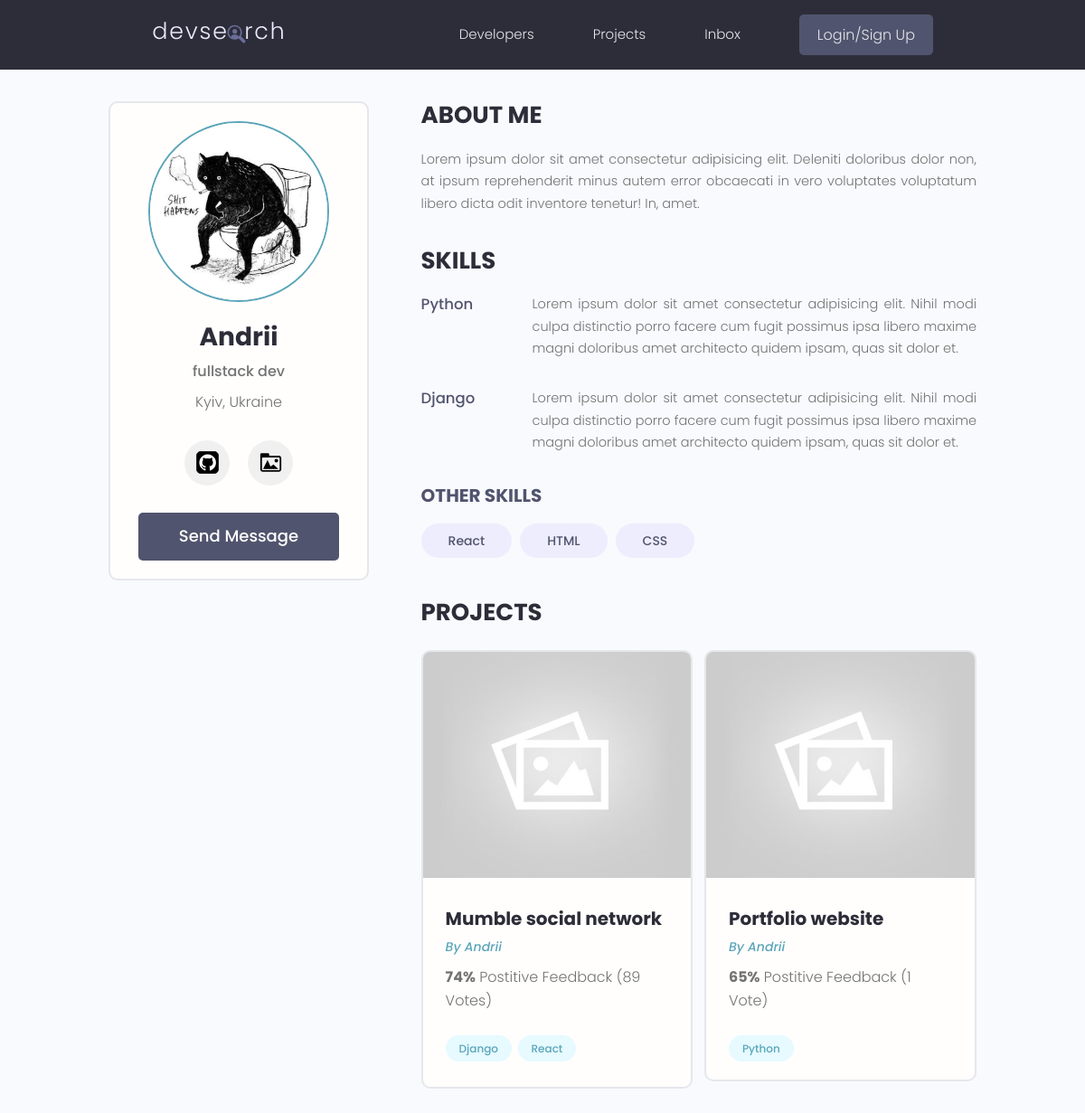
Before: /profile/5a00ce55-ddba-49ef-84ed-73f7a1bbae10 with the older database file.
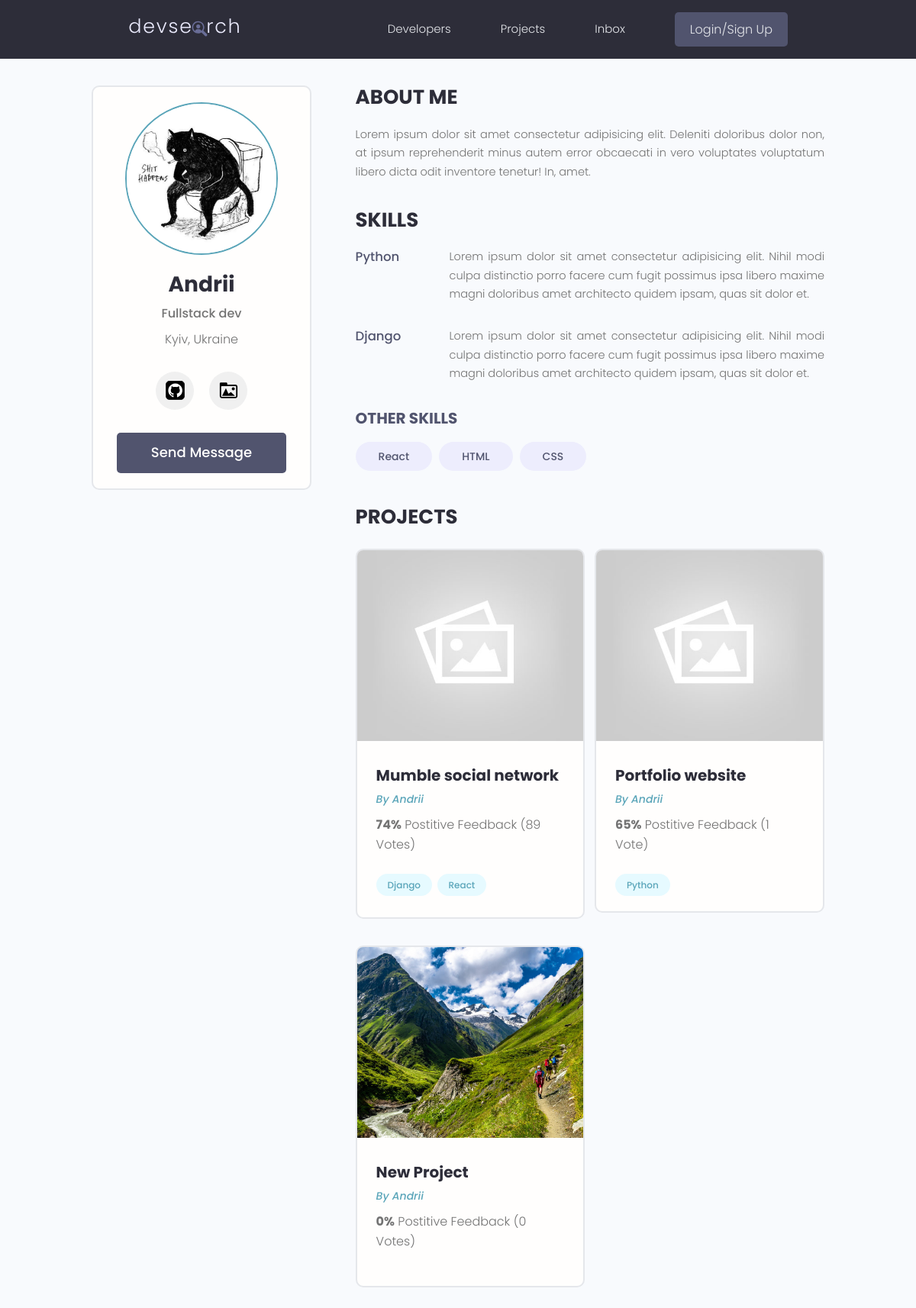
After: the same page with the newer database file.
### users/models.py (models this page shows, shortened)
class Profile(models.Model):
    user = models.OneToOneField(User, on_delete=models.CASCADE, null=True, blank=True)
    name = models.CharField(max_length=200, blank=True, null=True)
    email = models.EmailField(max_length=500, blank=True, null=True)
    username = models.CharField(max_length=200, blank=True, null=True)
    location = models.CharField(max_length=200, blank=True, null=True)
    short_intro = models.CharField(max_length=200, blank=True, null=True)
    bio = models.TextField(blank=True, null=True)
    profile_image = models.ImageField(null=True, blank=True, upload_to='profiles/', default="profiles/user-default.png")
    social_github = models.CharField(max_length=200, blank=True, null=True)
    social_twitter = models.CharField(max_length=200, blank=True, null=True)
    social_linkedin = models.CharField(max_length=200, blank=True, null=True)
    social_youtube = models.CharField(max_length=200, blank=True, null=True)
    social_website = models.CharField(max_length=200, blank=True, null=True)
    created=models.DateTimeField(auto_now_add=True)
    id = models.UUIDField(default=uuid.uuid4,unique=True,primary_key=True,editable=False)

class Skill(models.Model):
    owner=models.ForeignKey(Profile, on_delete=models.CASCADE, null=True, blank=True)
    name=models.CharField(max_length=200, blank=True, null=True)
    description=models.TextField(null=True, blank=True)
    created=models.DateTimeField(auto_now_add=True)
    id = models.UUIDField(default=uuid.uuid4,unique=True,primary_key=True,editable=False)
    def __str__(self):
        return self.name

### projects/models.py (models this page shows, shortened)
class Project(models.Model):
    owner = models.ForeignKey(Profile,null=True,blank=True,on_delete=models.SET_NULL)
    title=models.CharField(max_length=200)
    description=models.TextField(null=True,blank=True)
    featured_img=models.ImageField(null=True,blank=True,default='default.jpg')
    demo_link=models.CharField(max_length=2000,null=True,blank=True)
    source_link=models.CharField(max_length=2000,null=True,blank=True)
    tags=models.ManyToManyField('Tag',blank=True)
    vote_total=models.IntegerField(default=0,null=True,blank=True)
    vote_ratio=models.IntegerField(default=0,null=True,blank=True)
    created=models.DateTimeField(auto_now_add=True)
    id = models.UUIDField(default=uuid.uuid4,unique=True,primary_key=True,editable=False)

class Tag(models.Model):
    name=models.CharField(max_length=200)
    created=models.DateTimeField(auto_now_add=True)
    id = models.UUIDField(default=uuid.uuid4,unique=True,primary_key=True,editable=False)
    def __str__(self):
        return self.name

### users/views.py (the view)
# urls.py: path('profile/<str:pk>',views.userProfile,name='user-profile'),
def userProfile(request,pk):
    profile=Profile.objects.get(id=pk)
    topSkills=profile.skill_set.exclude(description__exact="")
    otherSkills=profile.skill_set.filter(description="")
    context={'profile':profile,'topSkills':topSkills,'otherSkills':otherSkills}
    return render(request,'users/user-profile.html',context)

### users/templates/users/user-profile.html (shortened to what this page needs)
{% extends 'main.html' %}
{% load static %}
{% block content %}
    <div class="container">
      <div class="layout">
        <div class="column column--1of3">
          <div class="card text-center">
            <div class="card__body dev">
              <img class="avatar avatar--xl" src="{{ profile.profile_image.url }}" />
              <h2 class="dev__name">{{ profile.name }}</h2>
              <p class="dev__title">{{ profile.short_intro }}</p>
              <p class="dev__location">{{ profile.location }}</p>
              <ul class="dev__social">
                {% if profile.social_github %}
                <li>
                  <a title="Github" href="{{ profile.social_github }}" target="_blank"><i class="im im-github"><img src="{% static 'images/profiles/icons/github-svgrepo-com.svg' %}" alt="GitHub"></i></a>
                </li>
                {% endif %}
                {% if profile.social_website %}
                <li>
                  <a title="Personal Website" href="{{ profile.social_website }}" target="_blank"><i class="im im-globe"><img src="{% static 'images/profiles/icons/portfolio-image-work-gallery-svgrepo-com.svg' %}" alt="Personal Page"></i></a>
                </li>
                {% endif %}
              </ul>
              <a href="#" class="btn btn--sub btn--lg">Send Message </a>
            </div>
          </div>
        </div>
        <div class="column column--2of3">
          <div class="devInfo">
            <h3 class="devInfo__title">About Me</h3>
            <p class="devInfo__about">{{ profile.bio }}</p>
          </div>
          <div class="devInfo">
            <h3 class="devInfo__title">Skills</h3>
            <div class="devInfo__skills">
              {% for skill in topSkills %}
              <div class="devSkill">
                <h4 class="devSkill__title">{{skill.name}}</h4>
                <p class="devSkill__info">
                {{skill.description}}
                </p>
              </div>
              {% endfor %}
              <h3 class="devInfo__subtitle">Other Skills</h3>
              <div class="devInfo__otherSkills">
                {% for skill in otherSkills %}
                <span class="tag tag--pill tag--sub tag--lg">
                  <small>{{skill}}</small>
                </span>
                {% endfor %}
              </div>
            </div>
          </div>
          <div class="devInfo">
            <h3 class="devInfo__title">Projects</h3>
            <div class="grid grid--two">
                {% for project in profile.project_set.all %}
              <div class="column">
                <div class="card project">
                  <a href="{% url 'project' project.id %}" class="project">
                    <img class="project__thumbnail" src="{{project.featured_img.url}}" alt="project thumbnail" />
                    <div class="card__body">
                      <h3 class="project__title">{{project.title}}</h3>
                      <p><a class="project__author" href="{% url 'user-profile' project.owner.id %}">By {{project.owner.name}}</a></p>
                      <p class="project--rating">
                        <span style="font-weight: bold;">{{project.vote_ratio}}%</span> Postitive
                        Feedback ({{project.vote_total}} Vote{{project.vote_total|pluralize:"s"}})
                      </p>
                      <div class="project__tags">
                        {% for tag in project.tags.all %}
                        <span class="tag tag--pill tag--main">
                          <small>{{tag}}</small>
                        </span>
                       {% endfor %}
                      </div>
                    </div>
                  </a>
                </div>
              </div>
            {% endfor %}
            </div>
          </div>
        </div>
      </div>
    </div>
{% endblock content %}

Changed rows visible on the page:
changed Profile "Andrii": short_intro "fullstack dev" → "Fullstack dev"
added Project: featured_img (picture), title "New Project", owner.name "Andrii", vote_ratio "0", vote_total "0"
